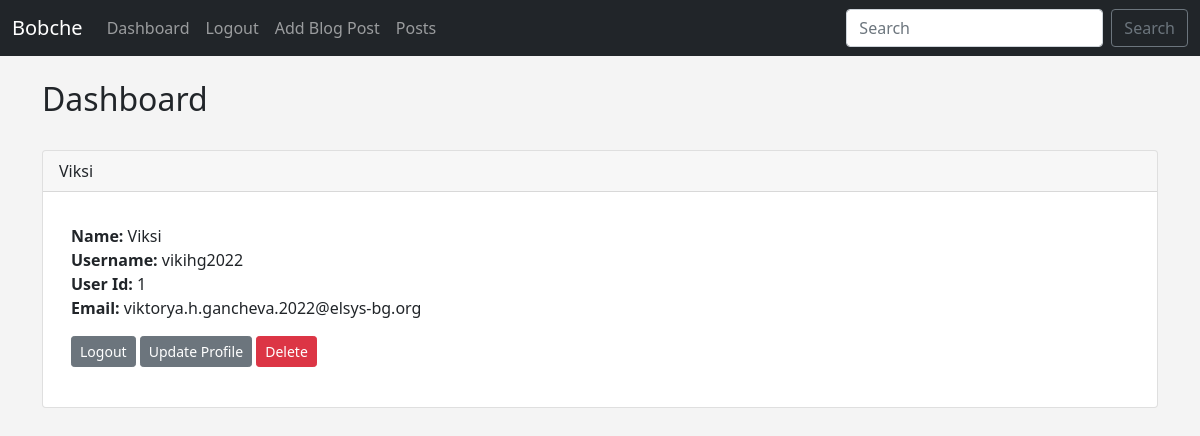
The app's page /dashboard (signed in) with its own data.
### app.py (models this page shows, shortened)
class Users(db.Model, UserMixin):
    id = db.Column(db.Integer, primary_key=True)
    username = db.Column(db.String(20), nullable=False, unique=True)
    name = db.Column(db.String(200), nullable=False)
    email = db.Column(db.String(120), nullable=False, unique=True)
    password_hash = db.Column(db.String(128))
    posts = db.relationship('Posts', backref='poster')
    comments = db.relationship("Comment", backref='poster')
    @property
    def password(self):
        raise AttributeError('password is not a readable attribute')

### app.py (the view, shortened to what this page needs)
@app.route('/dashboard', methods=['GET', 'POST'])
@login_required
def dashboard():
	form = UserForm()
	id = current_user.id
	name_to_update = Users.query.get_or_404(id)
	return render_template('dashboard.html')

### webforms.py
class UserForm(FlaskForm):
	name = StringField("Name", validators=[DataRequired()])
	username = StringField("Username", validators=[DataRequired()])
	email = StringField("Email", validators=[DataRequired()])
	password_hash = PasswordField('Password', validators=[DataRequired(), EqualTo('password_hash2', message='Passwords Must Match!')])
	password_hash2 = PasswordField('Confirm Password', validators=[DataRequired()])
	submit = SubmitField("Submit")

class SearchForm(FlaskForm):
	searched = StringField("Searched", validators=[DataRequired()])
	submit = SubmitField("Submit")

### app.py (called while the page is built)
@login_manager.user_loader
def load_user(user_id):
	return Users.query.get(int(user_id))

@app.context_processor
def base():
	form = SearchForm()
	return dict(form=form)

### templates/dashboard.html (shortened to what this page needs)
{% extends 'base.html' %}
{% block content %}
	<h2>Dashboard</h2>
	<br/>
	<div class="card">
  <div class="card-header">
    {{ current_user.name }}
  </div>
  <div class="card-body">
    <p class="card-text">
<div class="container">
	<div class="row">
		<div class="col-8">
    <strong>Name:</strong>
	{{ current_user.name }}<br/>
	<strong>Username:</strong>
	{{ current_user.username }}<br/>
	<strong>User Id:</strong>
	{{ current_user.id }}<br/>
	<strong>Email:</strong>
	{{ current_user.email }}<br/>
    </p>
    <a href="{{ url_for('logout')}}" class="btn btn-secondary btn-sm">Logout</a>
    <a href="{{ url_for('update', id=current_user.id)}}" class="btn btn-secondary btn-sm">Update Profile</a>
    <a href="{{ url_for('delete', id=current_user.id)}}" class="btn btn-danger btn-sm">Delete</a>
    <br/><br/>
	</div>
	</div>
	</div>
<br/>
{% endblock %}

### static/style.css (style rules this page uses)
body { background: #f4f4f4; }

### records on screen
Users: name "Viksi", username "vikihg2022", id "1", email "viktorya.h.gancheva.2022@elsys-bg.org"
